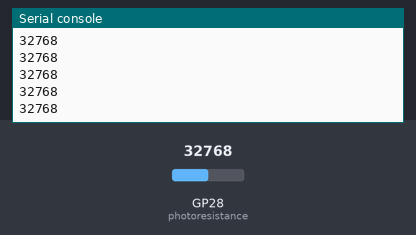
This program was run on a simulated Raspberry Pi Pico running MicroPython. On the bench: the last lines printed to the serial console. Inputs (shaded band) come from the test bench; at power-on: GP28 (photoresistance) = 32768 (analog values on the 0–65535 scale).

Above: at 1.2 s.
1.3 s: GP28 (photoresistance) set to 45874
At 1.31 s:
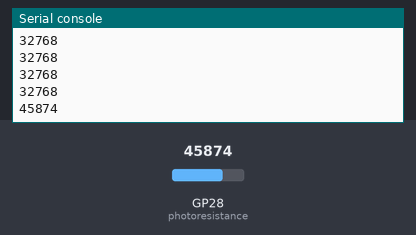
2.8 s: GP28 (photoresistance) set to 57670
At 2.81 s:
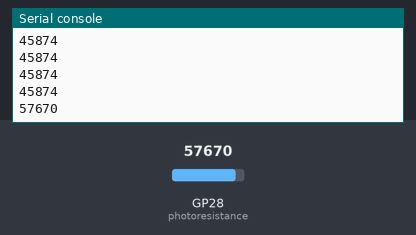
Timing chart, 0 to 5.8 s (numbered marks = the images above; inputs shaded):
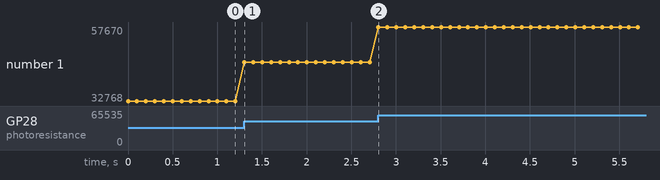

Measured:
- after the input at 1.3 s, the serial console: prints a new line at once (image 1)
- after the input at 2.8 s, the serial console: prints a new line at once (image 2)
- plotted number 1: 32768 → 45874 after the input at 1.3 s, 45874 → 57670 after the input at 2.8 s

The program:

photoresistance.py
```python
'''
 * Keyestudio 37 in 1 Starter Kit for Raspberry Pi Pico
 * lesson 20
 * Photoresistance
 * http://www.keyestudio.com
'''
import machine
import utime

photoresistance = machine.ADC(28)
while True:
    value = photoresistance.read_u16()
    print(value)
    utime.sleep(0.1)
```
